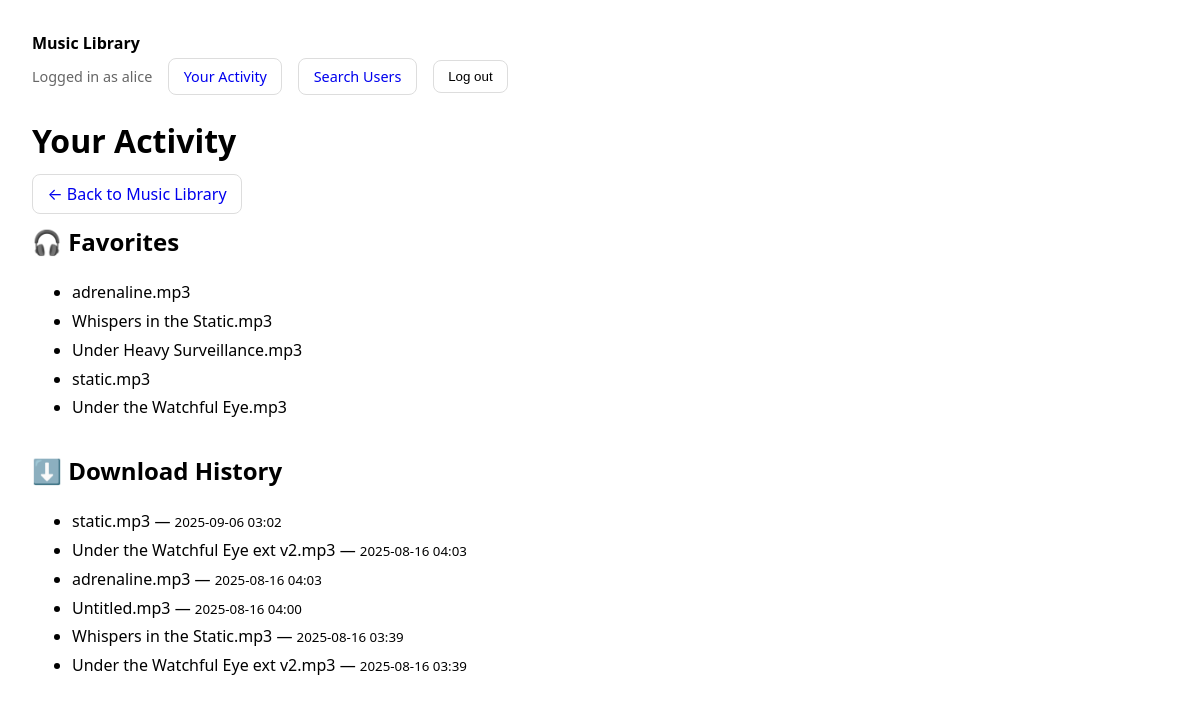
Before: /activity/ (signed in) with the older database file.
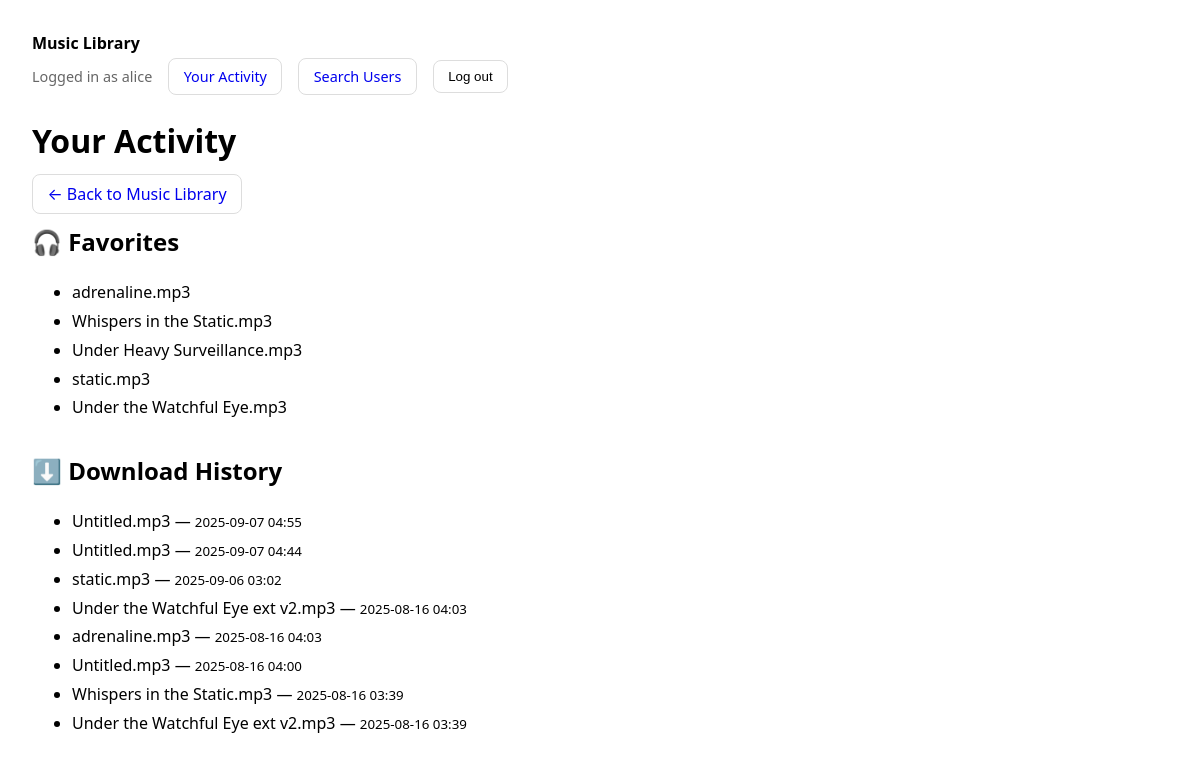
After: the same page with the newer database file.
### library/models.py (models this page shows, shortened)
class Favorite(models.Model):
    user = models.ForeignKey(settings.AUTH_USER_MODEL, on_delete=models.CASCADE)
    filename = models.CharField(max_length=255)
    added_at = models.DateTimeField(auto_now_add=True)
    class Meta:
        unique_together = ('user', 'filename')

class DownloadLog(models.Model):
    user = models.ForeignKey(settings.AUTH_USER_MODEL, on_delete=models.CASCADE)
    filename = models.CharField(max_length=255)
    downloaded_at = models.DateTimeField(auto_now_add=True)

### library/views.py (the view)
# urls.py: path('activity/', views.user_activity, name='user_activity'),
@login_required
def user_activity(request):
    downloads = DownloadLog.objects.filter(user=request.user).order_by('-downloaded_at')
    favorites = Favorite.objects.filter(user=request.user).order_by('-added_at')
    return render(request, 'library/user_activity.html', {
        'downloads': downloads,
        'favorites': favorites
    })

### library/templates/library/user_activity.html
{% extends "base.html" %}
{% block content %}
  <h1>Your Activity</h1>
  <a class="btn" href="{% url 'music_list' %}">← Back to Music Library</a>
  <section>
    <h2>🎧 Favorites</h2>
    {% if favorites %}
      <ul>
        {% for fav in favorites %}
          <li>{{ fav.filename }}</li>
        {% endfor %}
      </ul>
    {% else %}
      <p>You have no favorite files yet.</p>
    {% endif %}
  </section>
  <section style="margin-top: 2rem;">
    <h2>⬇️ Download History</h2>
    {% if downloads %}
      <ul>
        {% for log in downloads %}
          <li>{{ log.filename }} — <small>{{ log.downloaded_at|date:"Y-m-d H:i" }}</small></li>
        {% endfor %}
      </ul>
    {% else %}
      <p>You haven't downloaded any files yet.</p>
    {% endif %}
  </section>
{% endblock %}

Changed rows visible on the page:
added DownloadLog: filename "Untitled.mp3", downloaded_at "2025-09-07 04:55"
added DownloadLog: filename "Untitled.mp3", downloaded_at "2025-09-07 04:44"
